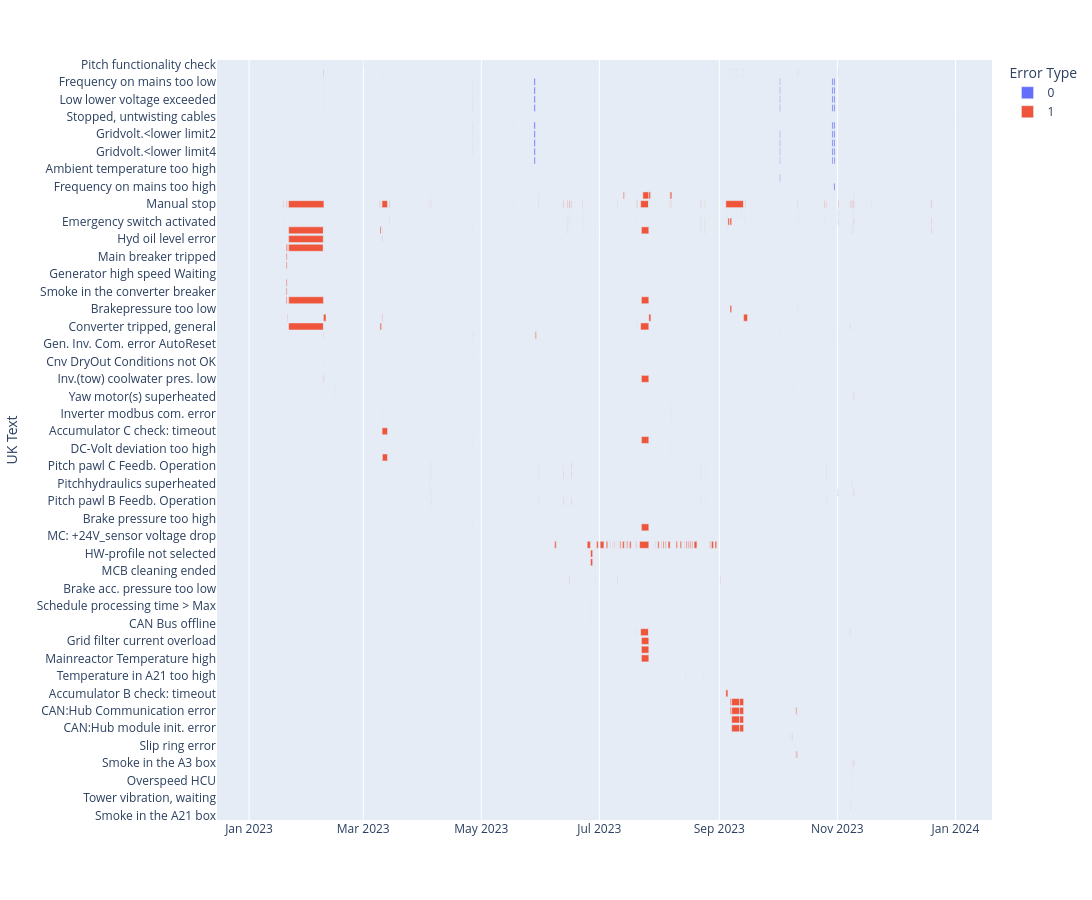

The notebook cell saved with this chart:
### Code cell
# import plotly.express as px

tur = 49

fig = px.timeline(
    cumul_result_sum.query("StationId == @tur"),
    x_start="TimeOn",
    x_end="TimeOff",
    y="UK Text",
    hover_data=["ID", "Error Type", "Alarmcode"],
    color="Error Type",
    width=1550,
    height=900,
)
fig.update_yaxes(autorange="reversed")  # otherwise tasks are listed from the bottom up

fig.show()
# fig.write_html(f"alarms{104}.html")

### Figure 1 — Plotly figure (JSON) as saved in the notebook; plotly's stock layout.template omitted (floating-point values rounded to 4 significant figures; data arrays with more than 128 entries replaced by an {"elided": "..."} marker saying what was removed)
{"data": [{"alignmentgroup": "True", "base": {"elided": "366 str values"}, "customdata": {"elided": "366x3 int values"}, "hovertemplate": "Error Type=%{customdata[1]}<br>TimeOn=%{base}<br>TimeOff=%{x}<br>UK Text=%{y}<br>ID=%{customdata[0]}<br>Alarmcode=%{customdata[2]}<extra></extra>", "legendgroup": "0", "marker": {"color": "#636efa", "pattern": {"shape": ""}}, "name": "0", "offsetgroup": "0", "orientation": "h", "showlegend": true, "textposition": "auto", "type": "bar", "x": {"elided": "366 int values"}, "xaxis": "x", "y": {"elided": "366 str values"}, "yaxis": "y"}, {"alignmentgroup": "True", "base": {"elided": "796 str values"}, "customdata": {"elided": "796x3 int values"}, "hovertemplate": "Error Type=%{customdata[1]}<br>TimeOn=%{base}<br>TimeOff=%{x}<br>UK Text=%{y}<br>ID=%{customdata[0]}<br>Alarmcode=%{customdata[2]}<extra></extra>", "legendgroup": "1", "marker": {"color": "#EF553B", "pattern": {"shape": ""}}, "name": "1", "offsetgroup": "1", "orientation": "h", "showlegend": true, "textposition": "auto", "type": "bar", "x": {"elided": "796 int values"}, "xaxis": "x", "y": {"elided": "796 str values"}, "yaxis": "y"}], "layout": {"barmode": "overlay", "height": 900, "legend": {"title": {"text": "Error Type"}, "tracegroupgap": 0}, "margin": {"t": 60}, "width": 1550, "xaxis": {"anchor": "y", "domain": [0, 1], "type": "date"}, "yaxis": {"anchor": "x", "autorange": "reversed", "domain": [0, 1], "title": {"text": "UK Text"}}}}
